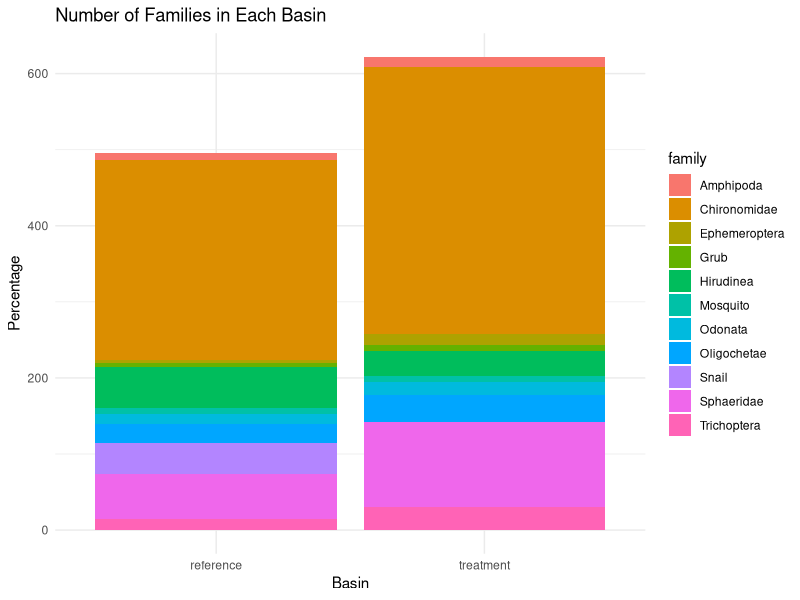
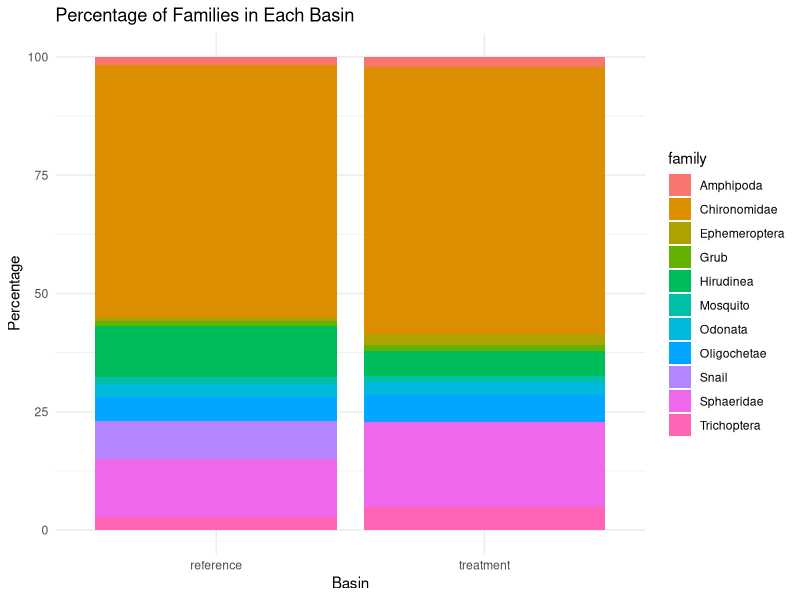
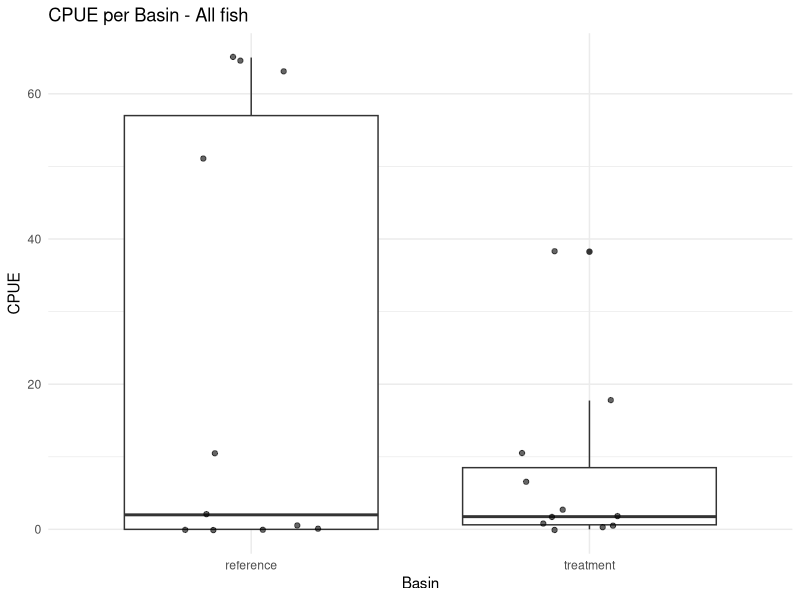
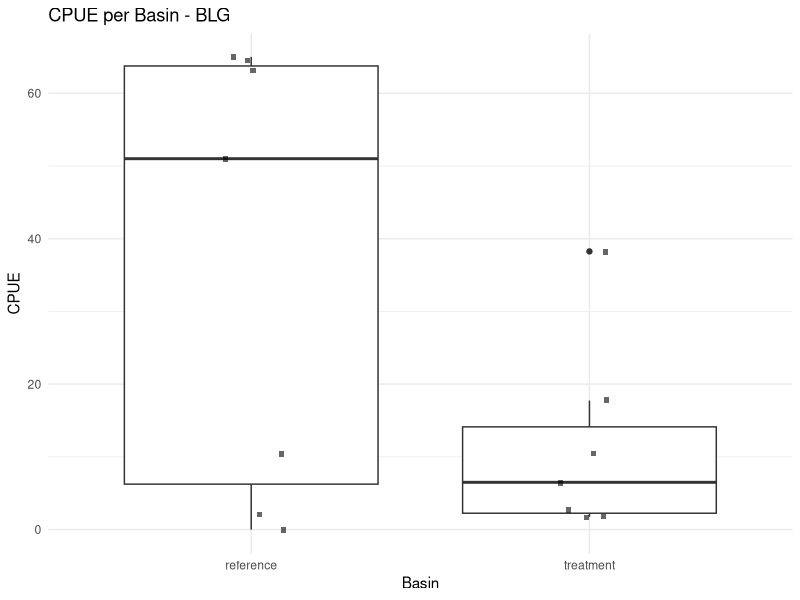
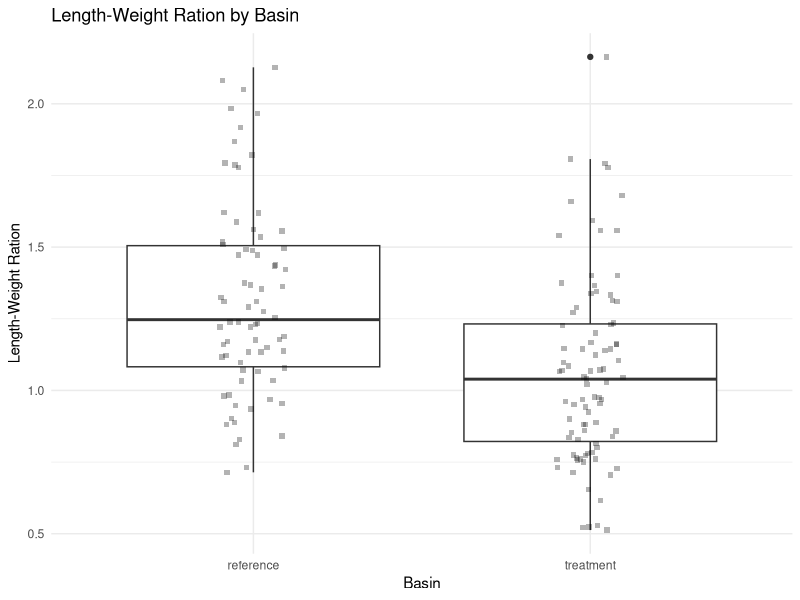
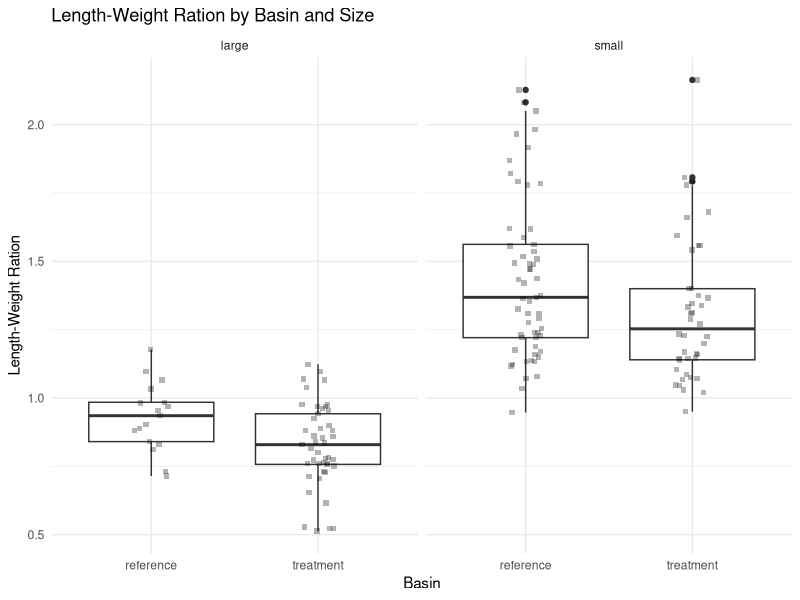

Reproduce these figures in R, in order.
#Hello! 

library(tidyverse)
library(readr)

bmi_2024 <- read_csv("bmi_2024.csv")
View(bmi_2024)

####BMI 2024####
#Lets quick play around with BMI 

#Cleaning, omit NAs 
bmi_2024 <- na.omit(bmi_2024)

#Sum families by basin 
bmi_sum <- bmi_2024 %>%
  group_by(basin, family) %>%
  summarise(total_num = sum(number)) %>%
  ungroup()

#change that to a percentage and make a new data frame 
bmi_sum_percentage <- bmi_sum %>%
  group_by(basin) %>%
  mutate(percentage = total_num / sum(total_num) * 100) %>%
  ungroup()

#Plot families by basin by number 
bmi_sbp <- ggplot(bmi_sum, aes(x = basin, y = total_num, fill = family)) +
  geom_bar(stat = "identity") +
  labs(title = "Number of Families in Each Basin",
       x = "Basin",
       y = "Percentage") +
  theme_minimal()
bmi_sbp

#Plot families by basin by percentage 
bmi_sbp_percentage <- ggplot(bmi_sum_percentage, aes(x = basin, y = percentage, fill = family)) +
  geom_bar(stat = "identity") +
  labs(title = "Percentage of Families in Each Basin",
       x = "Basin",
       y = "Percentage") +
  theme_minimal()
bmi_sbp_percentage

####Preyfish 2024####

#Note - removed perch and minnowtraps from these data to avoid 0 inflation 
preyfish_2024 <- read_csv("preyfish_2024.csv")
View(preyfish_2024)

#Cleaning, omit NAs 
preyfish_2024 <- na.omit(preyfish_2024)

preyfish_bp <- ggplot(preyfish_2024, aes(x = basin, y = CPUE)) +
  geom_boxplot() +                       # Add boxplot
  geom_jitter(width = 0.2, alpha = 0.6) + # Add individual points with jitter for better visibility
  labs(title = "CPUE per Basin - All fish",
       x = "Basin",
       y = "CPUE") +
  theme_minimal()
preyfish_bp

#Omit LMB for giggles 
blg_preyfish <- preyfish_2024 %>%
  filter(species != 'LMB')

#plot CPUE without LMB 
blg_bp <- ggplot(blg_preyfish, aes(x = basin, y = CPUE)) +
  geom_boxplot() +                       
  geom_jitter(width = 0.1, alpha = 0.6, shape=15) + 
  labs(title = "CPUE per Basin - BLG",
       x = "Basin",
       y = "CPUE") +
  theme_minimal()
blg_bp

####LMB Length Weight 2024####
lmb_lw_2024 <- read_csv("lmb_lw_2024.csv")
View(lmb_lw_2024)

#Omit NAs in basin, and weights >1000 and <100
lmb_lw_2024<- lmb_lw_2024 %>%
  filter(!is.na(basin) & weight != 1000 & weight >= 100)

lmb_lw_2024 <- lmb_lw_2024 %>%
  mutate(lw_ration = length / weight)

lmb_bp <- ggplot(lmb_lw_2024, aes(x = basin, y = lw_ration)) +
  geom_boxplot() +                       
  geom_jitter(width = 0.1, alpha = 0.3, shape=15) + 
  labs(title = "Length-Weight Ration by Basin",
       x = "Basin",
       y = "Length-Weight Ration") +
  theme_minimal()
lmb_bp

#Test for significance 

# Split the data by basin
ref_t <- lmb_lw_2024 %>% filter(basin == 'reference') %>% pull(lw_ration)
trt_t <- lmb_lw_2024 %>% filter(basin == 'treatment') %>% pull(lw_ration)

# Run a t-test comparing the two basins
t_test <- t.test(ref_t, trt_t)

# Print the results of the t-test
print(t_test)

#Add size column 

lmb_lw_2024 <- lmb_lw_2024 %>%
  mutate(size = ifelse(length >= 305, 'large', 'small'))

#Facet wrap by size 
lmb_bp_size <- ggplot(lmb_lw_2024, aes(x = basin, y = lw_ration)) +
  geom_boxplot() +                       
  geom_jitter(width = 0.1, alpha = 0.3, shape=15) + 
  labs(title = "Length-Weight Ration by Basin and Size ",
       x = "Basin",
       y = "Length-Weight Ration") +
  facet_wrap(~size) +
  theme_minimal()
lmb_bp_size




